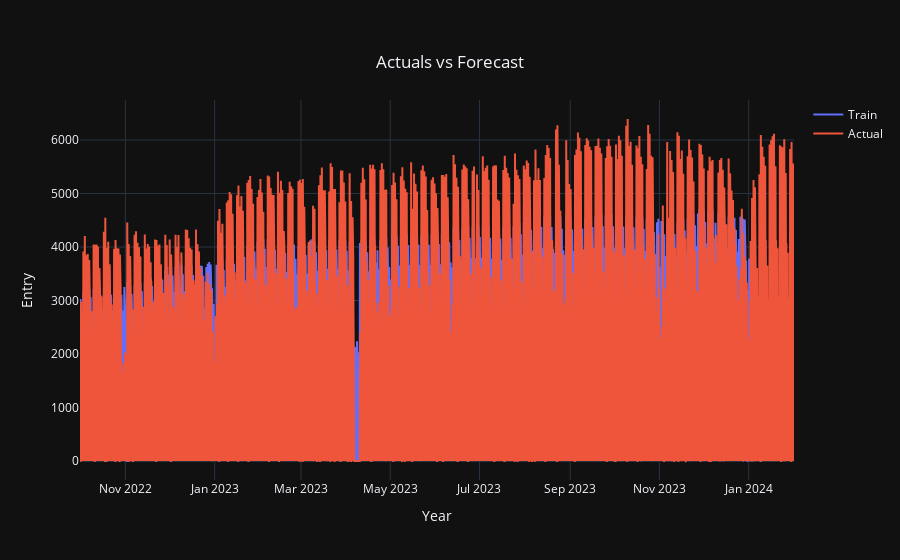

Write notebook code for a chart like this one.
### Code cell
train_samples = go.Scatter(x = forecast['ds'],
                  y = forecast['yhat'],
                  mode = 'lines',
                  name = 'Train')
test_samples = go.Scatter(x = df['ds'],
                  y = df['y'],
                  mode = 'lines',
                  name = 'Actual')

layout = go.Layout(title={'text': 'Actuals vs Forecast',
                          'y':0.9,
                          'x':0.5,
                          'xanchor': 'center',
                          'yanchor': 'top'},
                   xaxis = dict(title = 'Year'),
                   yaxis = dict(title = 'Entry'),
                   template = 'plotly_dark')

data = [train_samples, test_samples]
fig = go.Figure(data = data, layout = layout)
iplot(fig)

### Figure 1 — Plotly figure (JSON) as saved in the notebook; plotly's stock layout.template omitted (floating-point values rounded to 4 significant figures; data arrays with more than 128 entries replaced by an {"elided": "..."} marker saying what was removed)
{"data": [{"mode": "lines", "name": "Train", "type": "scatter", "x": {"elided": "11010 str values"}, "y": {"elided": "11010 int values"}}, {"mode": "lines", "name": "Actual", "type": "scatter", "x": {"elided": "11712 str values"}, "y": {"elided": "11712 int values"}}], "layout": {"title": {"text": "Actuals vs Forecast", "x": 0.5, "xanchor": "center", "y": 0.9, "yanchor": "top"}, "xaxis": {"title": {"text": "Year"}}, "yaxis": {"title": {"text": "Entry"}}}}
